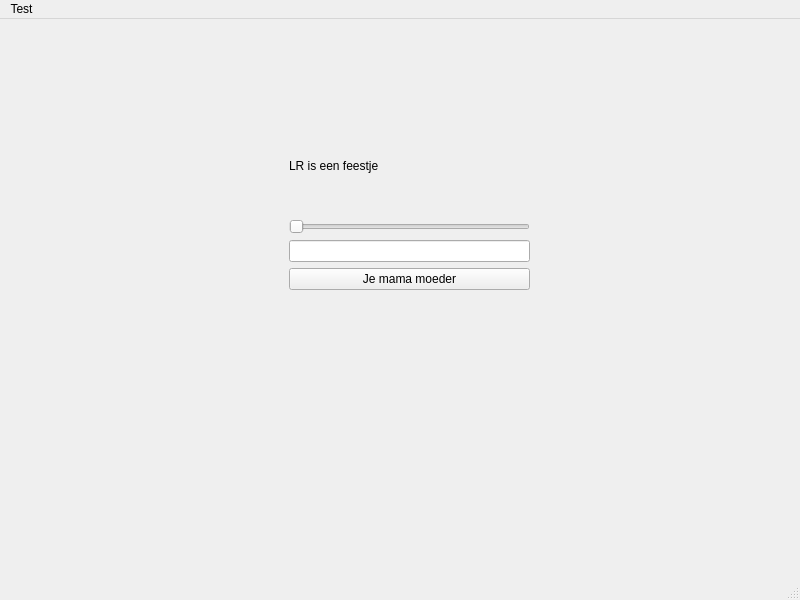
<?xml version="1.0" encoding="UTF-8"?>
<ui version="4.0">
 <class>MainWindow</class>
 <widget class="QMainWindow" name="MainWindow">
  <property name="geometry">
   <rect>
    <x>0</x>
    <y>0</y>
    <width>800</width>
    <height>600</height>
   </rect>
  </property>
  <property name="windowTitle">
   <string>MainWindow</string>
  </property>
  <widget class="QWidget" name="centralwidget">
   <widget class="QWidget" name="verticalLayoutWidget">
    <property name="geometry">
     <rect>
      <x>289</x>
      <y>100</y>
      <width>241</width>
      <height>171</height>
     </rect>
    </property>
    <layout class="QVBoxLayout" name="verticalLayout">
     <item>
      <widget class="QLabel" name="label">
       <property name="text">
        <string>LR is een feestje</string>
       </property>
      </widget>
     </item>
     <item>
      <widget class="QSlider" name="horizontalSlider">
       <property name="orientation">
        <enum>Qt::Horizontal</enum>
       </property>
      </widget>
     </item>
     <item>
      <widget class="QLineEdit" name="kikker"/>
     </item>
     <item>
      <widget class="QPushButton" name="pushButton">
       <property name="text">
        <string>Je mama moeder</string>
       </property>
      </widget>
     </item>
    </layout>
   </widget>
  </widget>
  <widget class="QMenuBar" name="menubar">
   <property name="geometry">
    <rect>
     <x>0</x>
     <y>0</y>
     <width>800</width>
     <height>26</height>
    </rect>
   </property>
   <widget class="QMenu" name="menuTest">
    <property name="title">
     <string>Test</string>
    </property>
   </widget>
   <addaction name="menuTest"/>
  </widget>
  <widget class="QStatusBar" name="statusbar"/>
 </widget>
 <resources/>
 <connections/>
</ui>
